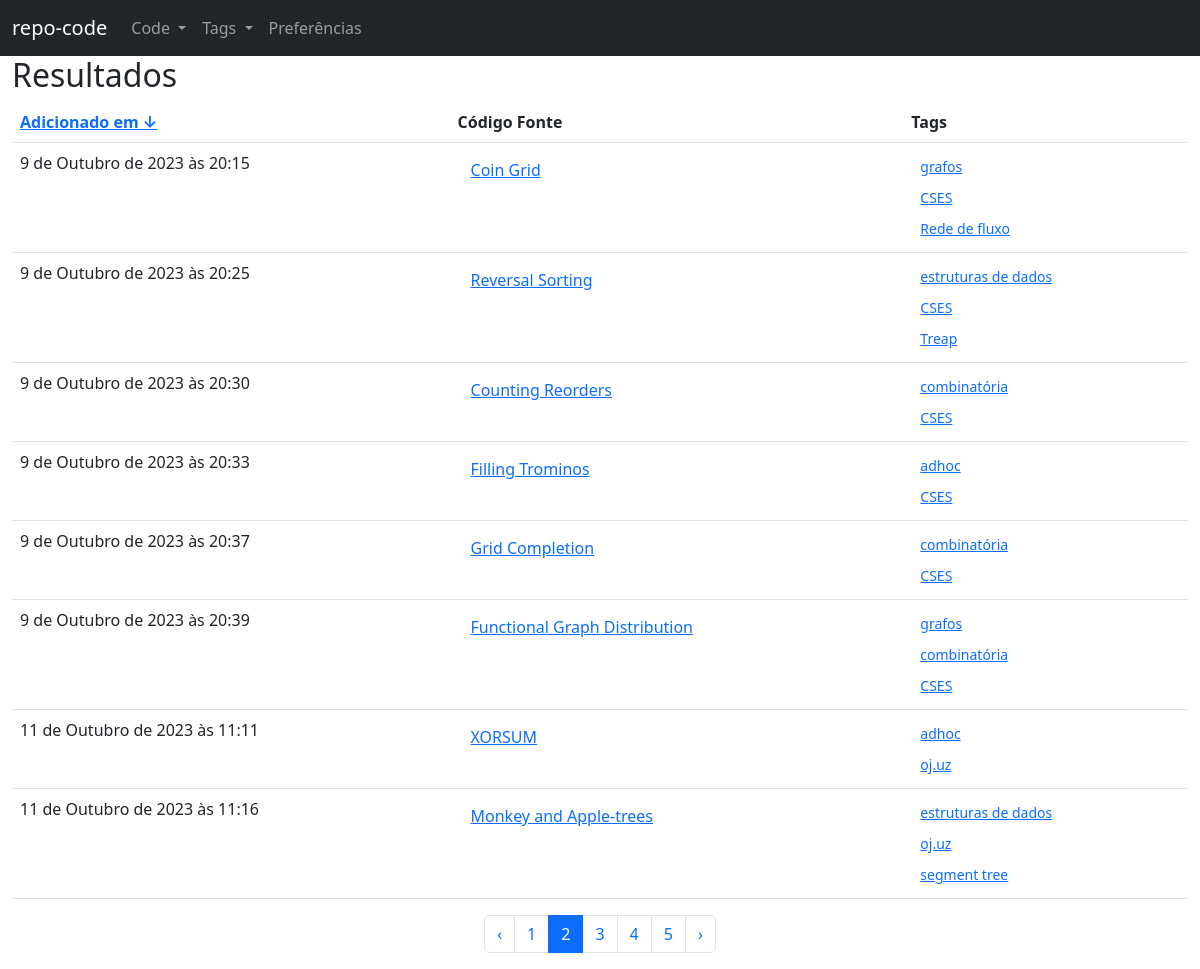
Page /repo/code/search/?title=&asc=1&page=2&language=-1&fromDate=0001-01-01&toDate=2024-01-25&logicTag=AND on the committed database.
### repo/models.py (models this page shows, shortened)
class Code(models.Model):
    LANGUAGE_CHOICES = (
        ("c++", "c++"),
        ("py", "python"),
        ("c", "c"),
        ("java", "java"),
        ("c#", "c#"),
        ("js", "javascript")
    )
    DICT_LANGUAGES_CHOICES = dict(LANGUAGE_CHOICES)
    title = models.CharField(max_length = 100)
    createdAt = models.DateTimeField(default = timezone.now)
    updatedAt = models.DateTimeField(default = timezone.now)
    description = models.TextField()
    source = models.TextField()
    tags = models.ManyToManyField(Tag)
    original = models.CharField(max_length = 100)
    language = models.CharField(max_length = 10, choices = LANGUAGE_CHOICES)

class Tag(models.Model):
    name = models.CharField(max_length = 50)
    human_name = models.CharField(max_length = 50)
    description = models.TextField()

### repo/code_views.py (the view, shortened to what this page needs)
# urls.py: path('search/', code_views.search_by_keywords, name = 'repo_search_by_keys'),
@require_http_methods(['GET'])
def search_by_keywords(request):
    title = request.GET.get('title', '')
    tags = list(map(int, request.GET.getlist('tags')))
    page = int(request.GET.get('page', 1))
    asc = int(request.GET.get('asc', 1))
    language = request.GET.get('language', '-1')
    fromDate = request.GET.get('fromDate', '0001-01-01')
    toDate = request.GET.get('toDate', timezone.now().date().__str__())
    textKeywords = request.GET.get('filterText', '').split()
    logicTag = request.GET.get('logicTag', 'AND')
    MAX_ITEMS_PER_PAGE = 8
    low = (page - 1) * MAX_ITEMS_PER_PAGE
    high = page * MAX_ITEMS_PER_PAGE
    condition = Q(title__contains = title) & Q(createdAt__date__range = (fromDate, toDate))
    sources = Code.objects.all()
    if len(textKeywords):
        OR = Q(description__contains = textKeywords[0])
        for i in range(1, len(textKeywords)):
            OR = OR | Q(description__contains = textKeywords[i])
        condition = condition & OR
    if language != '-1': condition = condition & Q(language = language)
    sources = sources.filter(condition).distinct()
    sources = sources.order_by('createdAt') if asc == 1 else sources.order_by('-createdAt')
    total_results = sources.count()
    sources = sources[low : high]
    URL_FLIP_CREATEDAT_PARAMS = {'page': page,
                                 'asc': asc ^ 1,
                                 'title': title,
                                 'language': language,
                                 'fromDate': fromDate,
                                 'toDate': toDate,
                                 'tags': tags,
                                 'logicTag': logicTag
                                }
    URL_FLIP_CREATEDAT = f"{reverse('repo_search_by_keys')}?{urlencode(URL_FLIP_CREATEDAT_PARAMS, True)}"
    URL_PREVIOUS_PARAMS = {
        'title': title,
        'asc': asc,
        'page': page - 1,
        'language': language,
        'fromDate': fromDate,
        'toDate': toDate,
        'tags': tags,
        'logicTag': logicTag
    }
    URL_PREVIOUS = f"{reverse('repo_search_by_keys')}?{urlencode(URL_PREVIOUS_PARAMS, True)}"
    URL_NEXT_PARAMS = {
        'title': title,
        'asc': asc,
        'page': page + 1,
        'language': language,
        'fromDate': fromDate,
        'toDate': toDate,
        'tags': tags,
        'logicTag': logicTag
    }
    URL_NEXT = f"{reverse('repo_search_by_keys')}?{urlencode(URL_NEXT_PARAMS, True)}"
    URL_PAGES = []
    URL_FIRST_PARAMS = {
        'title': title,
        'asc': asc,
        'page': 1,
        'language': language,
        'fromDate': fromDate,
        'toDate': toDate,
        'tags': tags,
        'logicTag': logicTag
    }
    URL_FIRST = f"{reverse('repo_search_by_keys')}?{urlencode(URL_FIRST_PARAMS, True)}"
    start_delta = max(1, page - 2) - page
    for delta in range(start_delta, start_delta + 5):
        p = page + delta
        if p > 0 and (p - 1) * MAX_ITEMS_PER_PAGE < total_results:
            URL_PARAMS = {'title': title,
                          'asc': asc,
                          'page': p,
                          'language': language,
                          'fromDate': fromDate,
                          'toDate': toDate,
                          'tags': tags,
                          'logicTag': logicTag
                          }
            URL = f"{reverse('repo_search_by_keys')}?{urlencode(URL_PARAMS, True)}"
            URL_PAGES.append((p, p == page , URL))
    return render(request, 'code/search_by_keys.html', {
        'sources': sources,
        'URL_FLIP_CREATEDAT': URL_FLIP_CREATEDAT,
        'URL_PAGES': URL_PAGES,
        'asc': asc,
        'total_results': total_results,
        'URL_PREVIOUS': URL_PREVIOUS if page > 1 else False,
        'URL_NEXT': URL_NEXT if page * MAX_ITEMS_PER_PAGE < total_results else False,
        'URL_FIRST': URL_FIRST if len(URL_PAGES) and URL_PAGES[0][0] > 1 else None
    })

### repo/templates/code/search_by_keys.html (shortened to what this page needs)
{% extends "base.html" %}
{% block 'main' %}
<div class = "container-fluid">
    <div class = "row">
        <h2>Resultados</h2>
    </div>
        <table class = "table">
        <thead>
            <tr>
                <th>
                    <a href = "{{ URL_FLIP_CREATEDAT }}">
                        Adicionado em
                        {% if asc %}
                            &#8595;
                        {% else %}
                            &#8593;
                        {% endif %}
                    </a>
                </th>
                <th>Código Fonte</th>
                <th>Tags</th>
            </tr>
        </thead>
        <tbody>
            {% for source in sources.all %}
                <tr>
                    <td>
                        {{ source.createdAt }}
                    </td>
                    <td>
                        <a href = "{% url 'repo_code_view' source.id %}" class = "btn btn-link"> {{ source.title }} </a>
                    </td>
                    <td>
                        {% for tag in source.tags.all %}
                            <a class = "btn btn-link btn-sm" href = "{% url 'repo_tag_view' tag.id %}">{{tag.human_name}}</a>
                            <br>
                        {% endfor %}
                    </td>
                </tr>
            {% endfor %}
        </tbody>
    </table>
    <nav>
        <ul class = "pagination justify-content-center">
            {% if URL_PREVIOUS %}
                <li class="page-item">
      		        <a class="page-link" href="{{URL_PREVIOUS}}">&lsaquo;</a>
   		        </li>
            {% else %}
                <li class="page-item disabled">
      			    <a class="page-link" href="#" tabindex="-1">&lsaquo;</a>
   			    </li>
            {% endif %}
            {% for page, current, URL in URL_PAGES %}
                {% if current %}
                <li class = "page-item active">
				    <a href = "{{URL}}" class = "page-link"> {{page}} </a>
			    </li>
                {% else %}
                <div class = "page-item">
				    <a href = "{{URL}}" class = "page-link"> {{page}} </a>
			    </div>
                {% endif %}
            {% endfor %}
            {% if URL_NEXT %}
                <li class="page-item">
      		        <a class="page-link" href="{{URL_NEXT}}">&rsaquo;</a>
   		        </li>
            {% else %}
                <li class="page-item disabled">
      			    <a class="page-link" href="#" tabindex="-1">&rsaquo;</a>
   			    </li>
            {% endif %}
        </ul>
    </nav>
</div>
{% endblock %}

### rows in the picture
Code: createdAt "9 de Outubro de 2023 às 20:15", title "Coin Grid"
Tag: human_name "grafos"
Tag: human_name "CSES"
Tag: human_name "Rede de fluxo"
Code: createdAt "9 de Outubro de 2023 às 20:25", title "Reversal Sorting"
Tag: human_name "estruturas de dados"
Tag: human_name "Treap"
Code: createdAt "9 de Outubro de 2023 às 20:30", title "Counting Reorders"
Tag: human_name "combinatória"
Code: createdAt "9 de Outubro de 2023 às 20:33", title "Filling Trominos"
Tag: human_name "adhoc"
Code: createdAt "9 de Outubro de 2023 às 20:37", title "Grid Completion"
Code: createdAt "9 de Outubro de 2023 às 20:39", title "Functional Graph Distribution"
Code: createdAt "11 de Outubro de 2023 às 11:11", title "XORSUM"
Tag: human_name "oj.uz"
Code: createdAt "11 de Outubro de 2023 às 11:16", title "Monkey and Apple-trees"
Tag: human_name "segment tree"

### other values in the picture
{{ page }} "1" "3" "4" "5"
{{ page }} "2"
